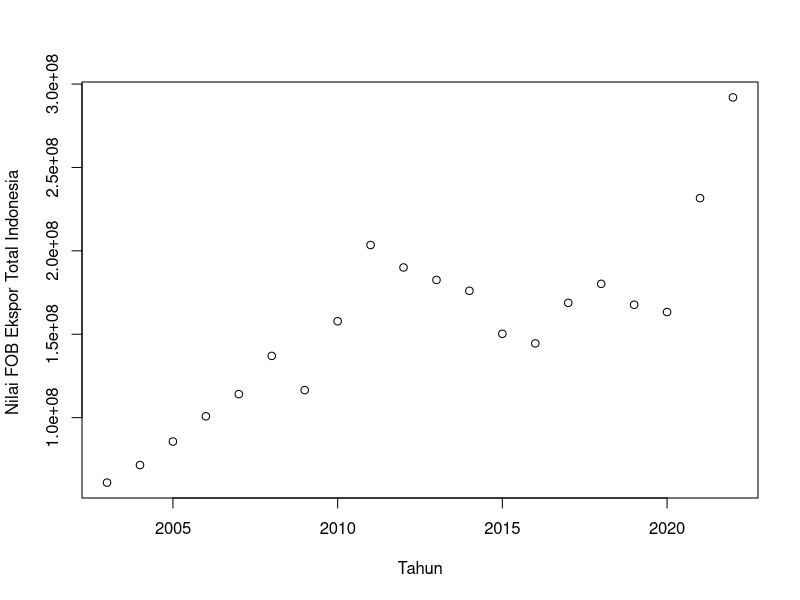
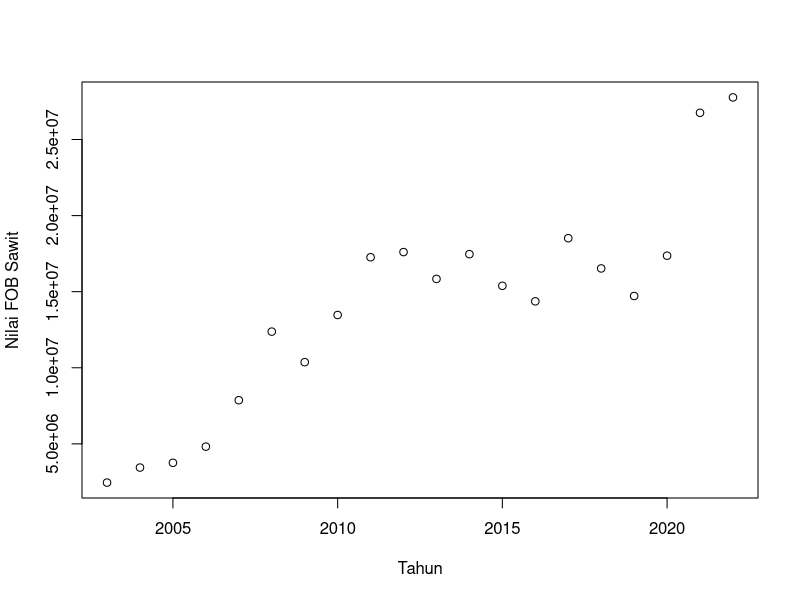
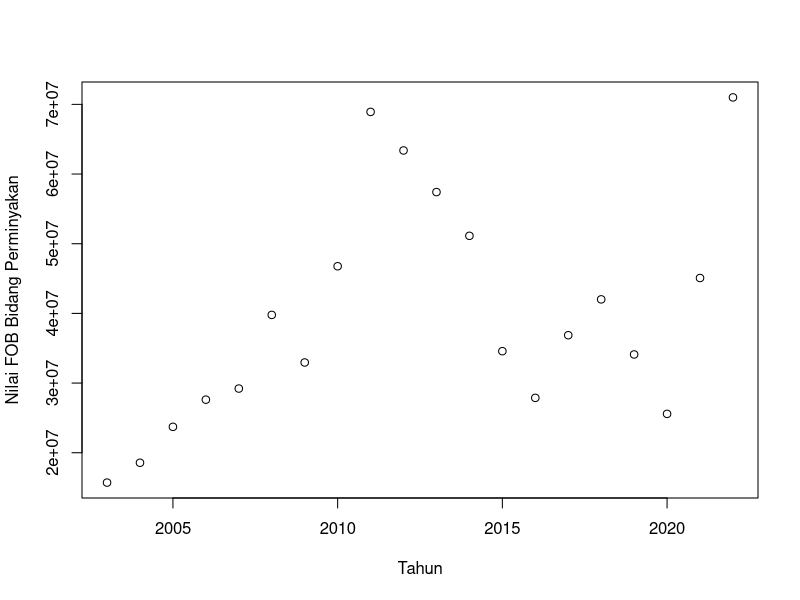
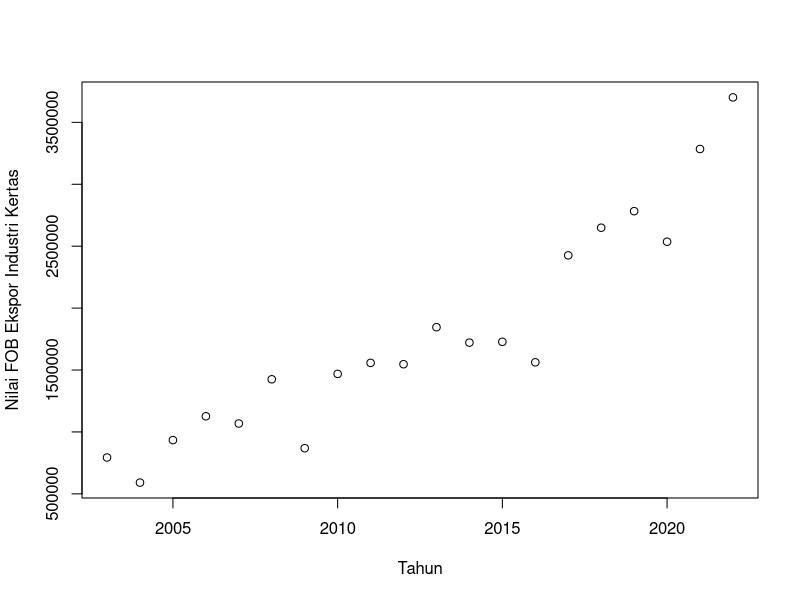
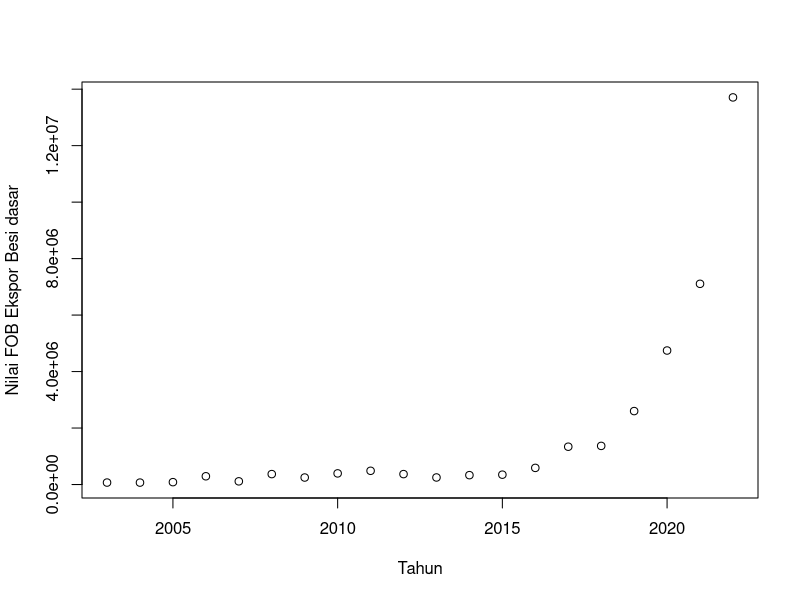
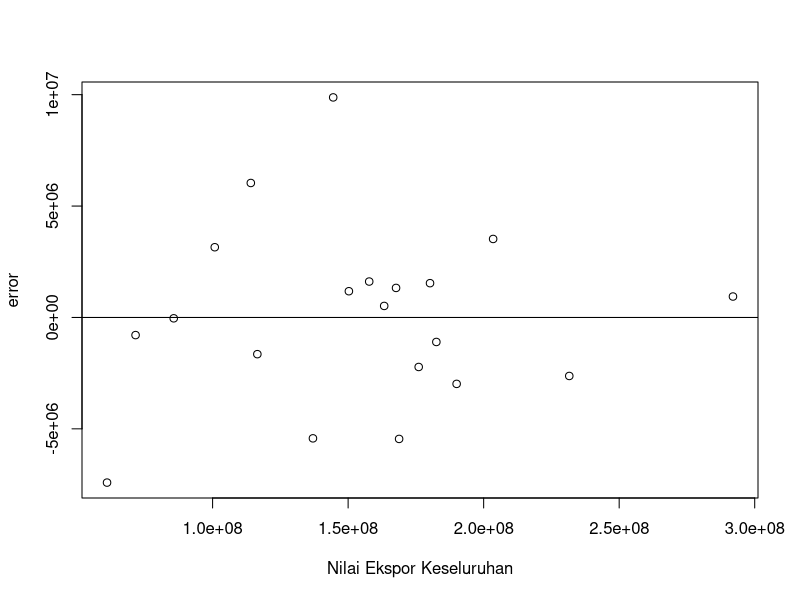
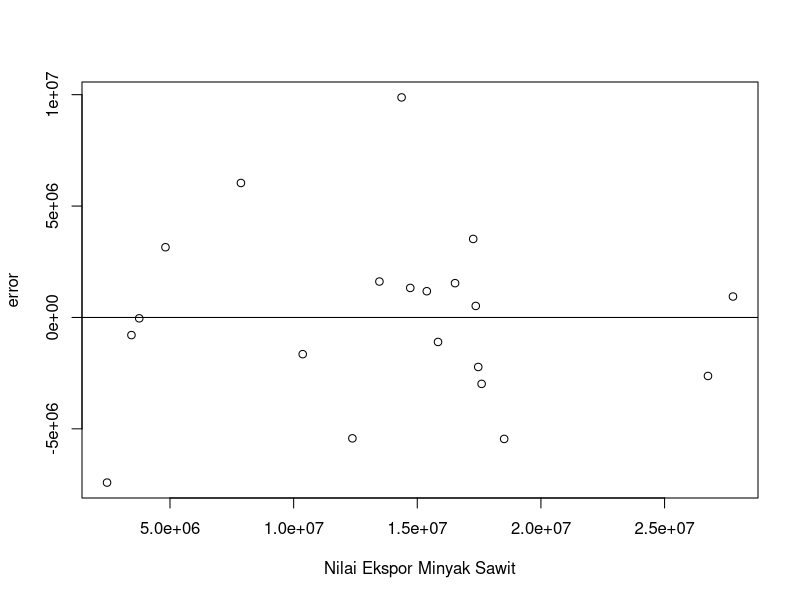
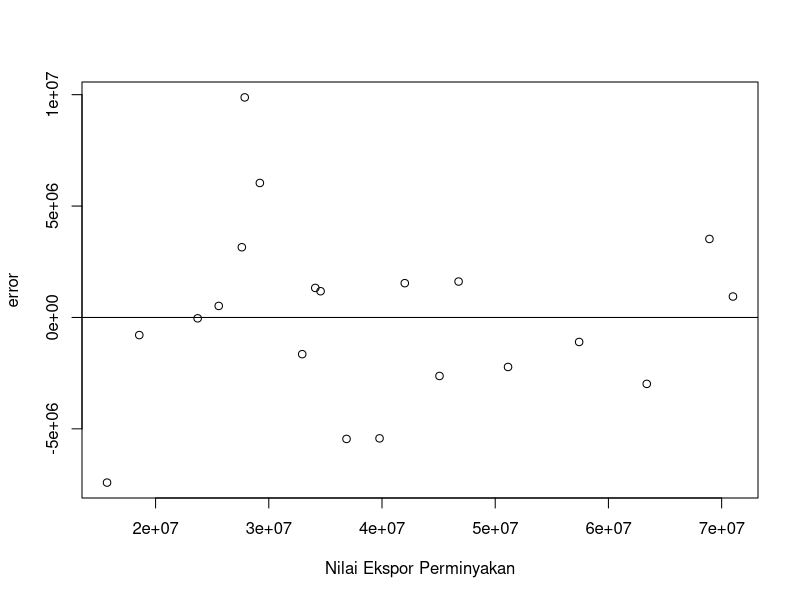

These figures' R source, in order:
setwd("D:/METOPEL UAS/ILA METOPEL")
library(readxl)
library(tidyverse)
library(kableExtra)
read_excel("industri.xlsx")
dat <- read_excel("industri.xlsx")
kbl(dat) %>%
  kable_styling(bootstrap_options = c("striped", "hover", "condensed", "responsive"))

# regresi
reg1<-lm(ekspor~sawit+bbm+kertas+besi,data=dat)
summary(reg1)

# Plot 
plot(dat$tahun,dat$ekspor,xlab="Tahun",ylab="Nilai FOB Ekspor Total Indonesia ")
plot(dat$tahun,dat$sawit,xlab="Tahun",ylab="Nilai FOB Sawit")
plot(dat$tahun,dat$bbm,xlab="Tahun",ylab="Nilai FOB Bidang Perminyakan")
plot(dat$tahun,dat$kertas,xlab="Tahun",ylab="Nilai FOB Ekspor Industri Kertas")
plot(dat$tahun,dat$besi,xlab="Tahun",ylab="Nilai FOB Ekspor Besi dasar")

# Plot Error

dat$m<-resid(reg1)
plot(dat$ekspor,dat$m,xlab="Nilai Ekspor Keseluruhan",ylab="error")
abline(h=0) # membuat garis horizontal di y=0

dat$m<-resid(reg1)
plot(dat$sawit,dat$m,xlab="Nilai Ekspor Minyak Sawit",ylab="error")
abline(h=0) # membuat garis horizontal di y=0

dat$m<-resid(reg1)
plot(dat$bbm,dat$m,xlab="Nilai Ekspor Perminyakan",ylab="error")
abline(h=0) # membuat garis horizontal di y=0

dat$m<-resid(reg1)
plot(dat$kertas,dat$m,xlab="Nilai Ekspor Industri Kertas",ylab="error")
abline(h=0) # membuat garis horizontal di y=0

dat$m<-resid(reg1)
plot(dat$besi,dat$m,xlab="Nilai Ekspor Industri Besi Dasar",ylab="error")
abline(h=0) # membuat garis horizontal di y=0
